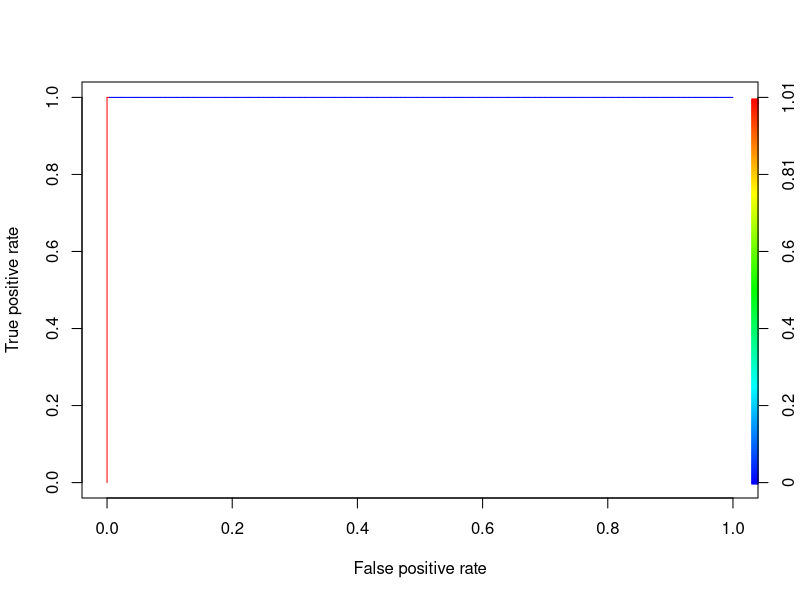
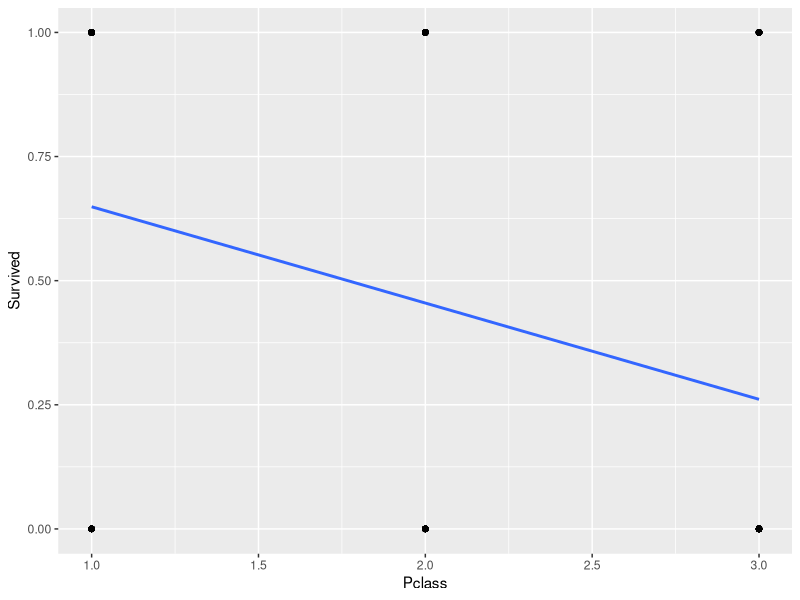
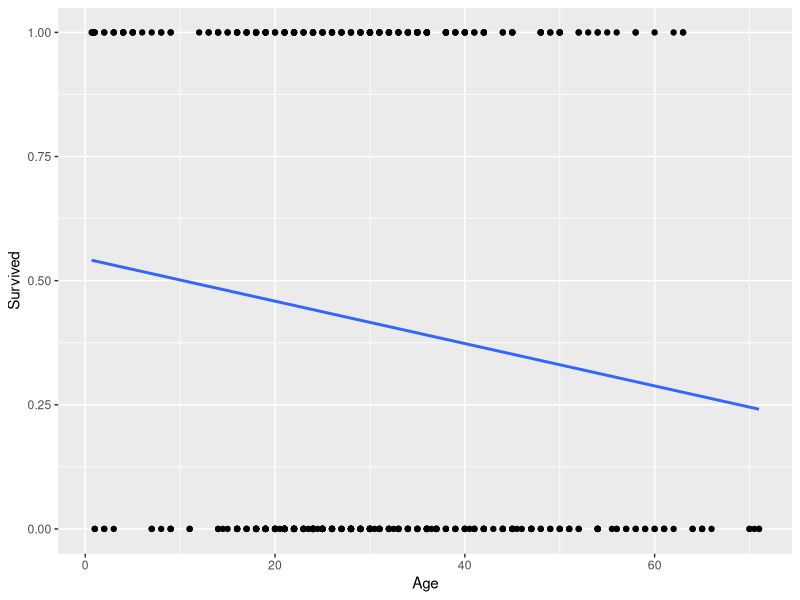
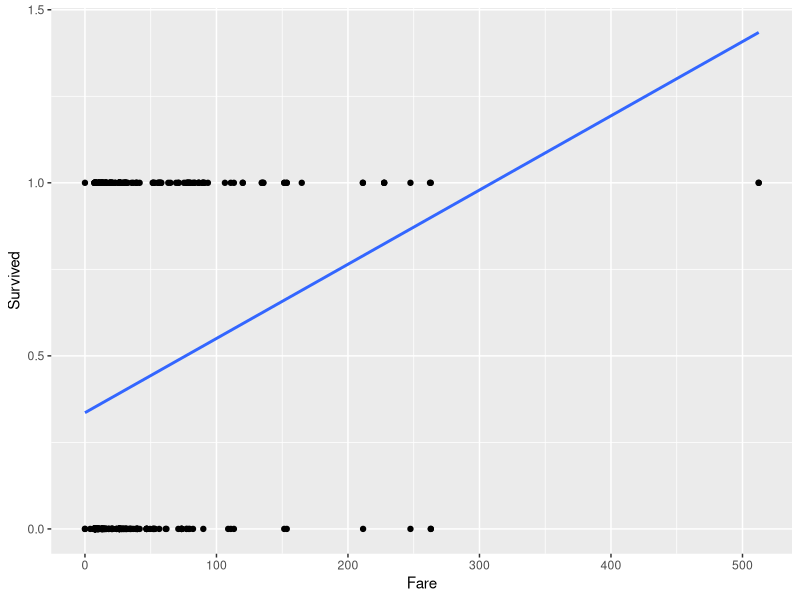

Generate these figures, in order, with R:
# Set working directory
getwd()
setwd('/Users/kkirasich/Documents/GitHub/Capstone/Data/Titanic/')

# Load data
train <- read.csv('titanic_train.csv')

# View/ check data
head(train)
summary(train)


# Create training and validation data from given data
library(caTools)
set.seed(88)
split <- sample.split(train$Survived, SplitRatio = 0.75)

# Training and test data
subtrain <- subset(train, split == TRUE)
subtest <- subset(train, split == FALSE)
subtrain <- na.omit(subtrain)


# Logistic regression model
model <- glm (Survived~., data = subtrain, family = binomial)
summary(model)

# Predictions
predict <- predict(model, type = 'response')

# Confusion matrix
table(subtrain$Survived, predict > 0.5)

# ROCR Curve
library(ROCR)
ROCRpred <- prediction(predict, subtrain$Survived)
ROCRperf <- performance(ROCRpred, 'tpr','fpr')
plot(ROCRperf, colorize = TRUE, text.adj = c(-0.2,1.7))

# Plot glm
library(ggplot2)
# vs class
ggplot(subtrain, aes(x=Pclass, y=Survived)) + geom_point() +
  stat_smooth(method="glm", family="binomial", se=FALSE)
# Survival rate decreases as class decreases

# vs Age
ggplot(subtrain, aes(x=Age, y=Survived)) + geom_point() +
  stat_smooth(method="glm", se=FALSE)
# Survival rate decreases as age decreases

# vs Fare
ggplot(subtrain, aes(x=Fare, y=Survived)) + geom_point() +
  stat_smooth(method="glm", se=FALSE)
# Survival rate increases drastically as fare increases

# # Try model with Pclass and Fare
# model2 = glm(Survived ~ . - Pclass - Fare, data = subtrain, family = binomial)
# summary(model2)
# 
# # Predict
# predict2 <- predict(model2, type = 'response')
# 
# # Confusion matrix
# table(subtrain$Survived, predict2 > 0.5)
# 
# #ROCR curve
# ROCRpred <- prediction(predict, subtrain$Survived)
# ROCRperf <- performance(ROCRpred, 'tpr','fpr')
# plot(ROCRperf, colorize = TRUE, text.adj = c(-0.2,1.7))
